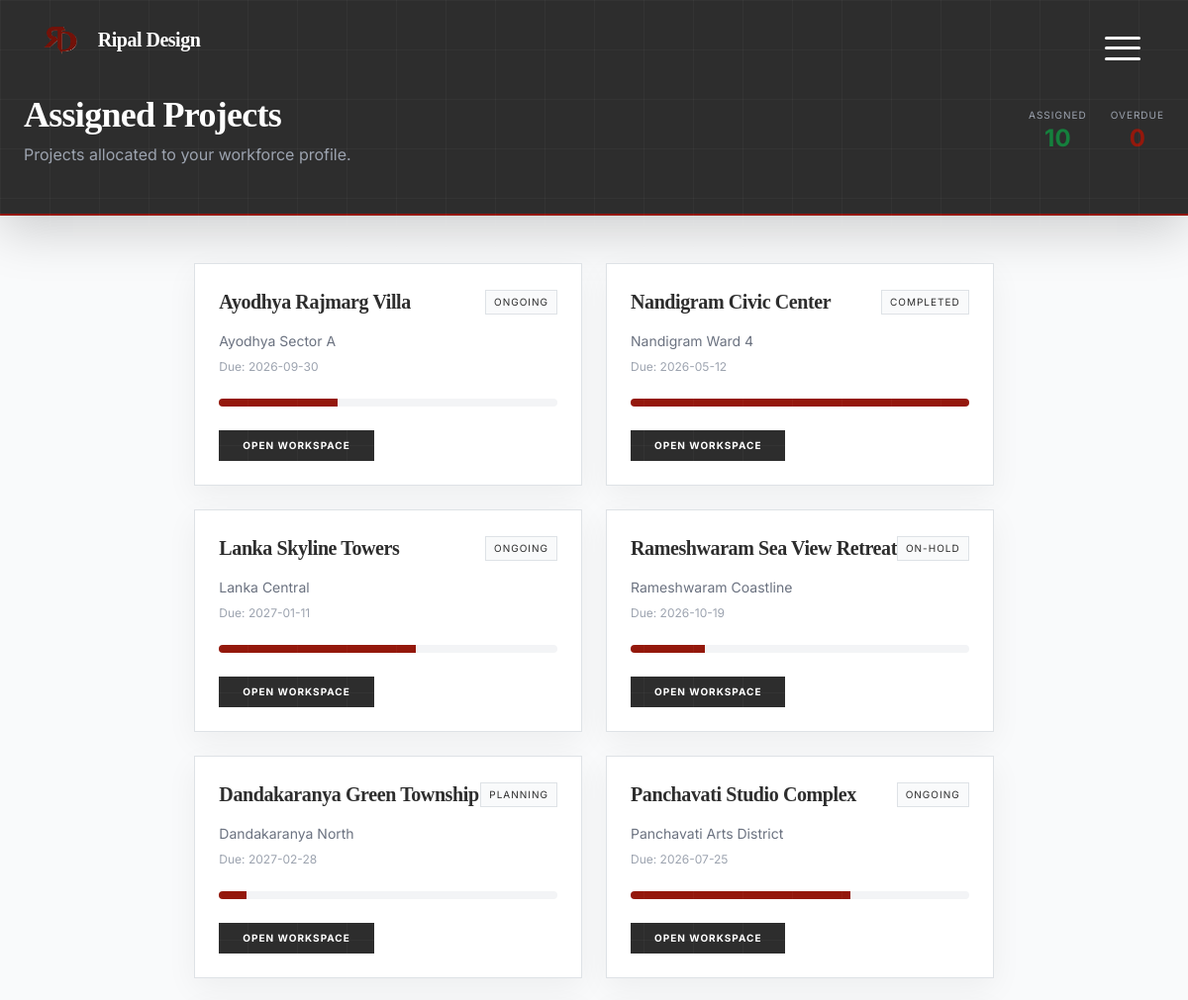
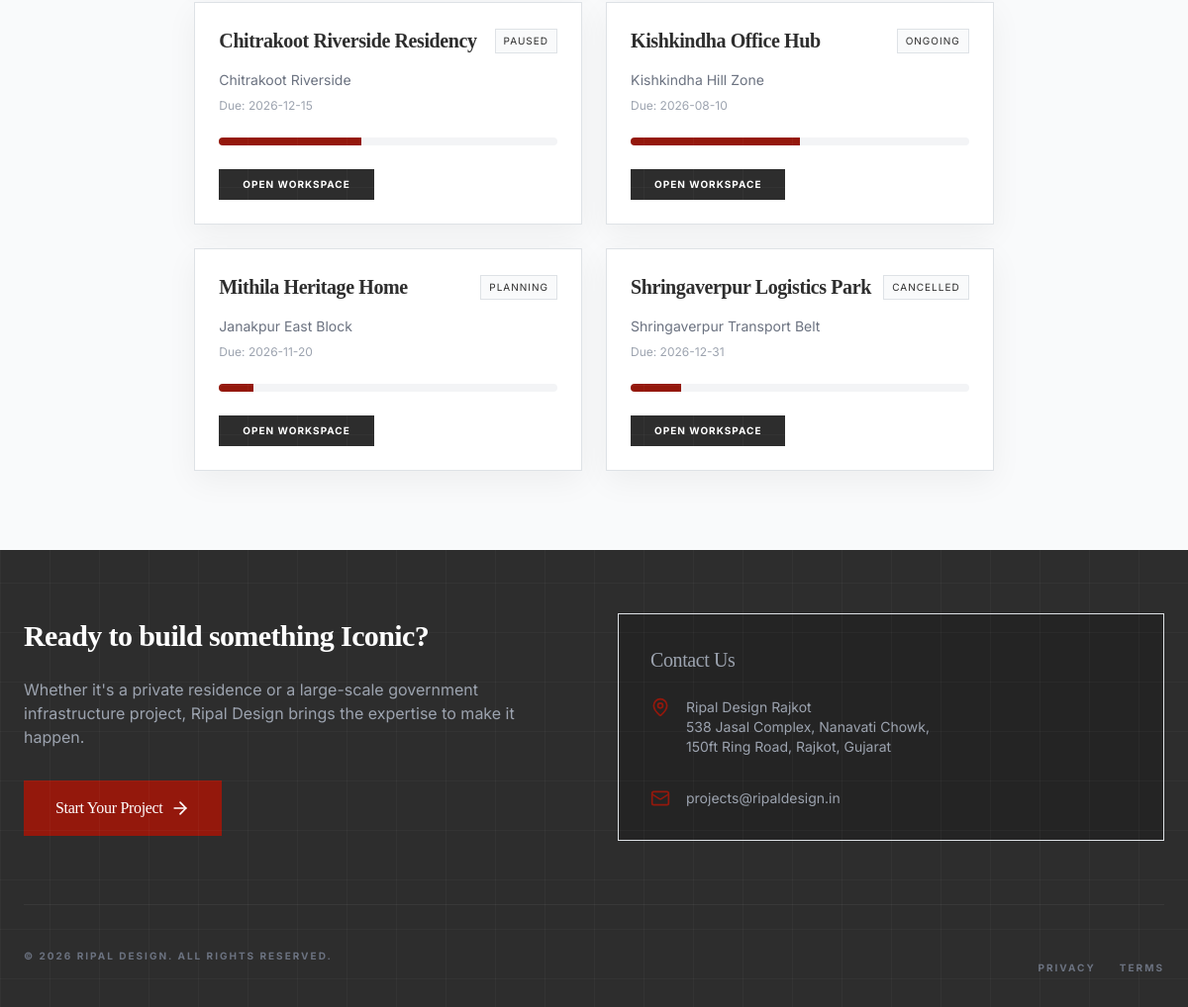
The app's page /worker/assigned_projects.php (signed in) with its own data (2 pictures, top to bottom).
### tables this page shows
CREATE TABLE IF NOT EXISTS projects (
  id INT AUTO_INCREMENT PRIMARY KEY,
  name VARCHAR(255) NOT NULL,
  status ENUM('planning','ongoing','paused','completed','on-hold','cancelled') DEFAULT 'ongoing',
  budget DECIMAL(15,2) DEFAULT NULL,
  progress INT DEFAULT 0,
  due DATE DEFAULT NULL,
  location TEXT DEFAULT NULL,
  site_location VARCHAR(255) DEFAULT NULL,
  address TEXT DEFAULT NULL,
  owner_name VARCHAR(255) DEFAULT NULL,
  owner_contact VARCHAR(50) DEFAULT NULL,
  owner_email VARCHAR(255) DEFAULT NULL,
  worker_name VARCHAR(255) DEFAULT NULL,
  project_type VARCHAR(100) DEFAULT NULL,
  client_id INT DEFAULT NULL,
  created_by INT DEFAULT NULL,
  latitude DECIMAL(10,7) DEFAULT NULL,
  longitude DECIMAL(10,7) DEFAULT NULL,
  created_at TIMESTAMP NOT NULL DEFAULT CURRENT_TIMESTAMP,
  updated_at TIMESTAMP NULL DEFAULT NULL ON UPDATE CURRENT_TIMESTAMP,
  FOREIGN KEY (client_id) REFERENCES users(id) ON DELETE SET NULL,
  FOREIGN KEY (created_by) REFERENCES users(id) ON DELETE SET NULL,
  INDEX idx_projects_status (status),
  INDEX idx_projects_client (client_id)
);

### includes/util.php (called while the page is built, shortened)
<?php
if (!function_exists('db_query')) {
    function db_query($sql, $params = []) {
        global $pdo;
        try {
            $stmt = $pdo->prepare($sql);
            $stmt->execute($params);
            return $stmt;
        } catch (PDOException $e) {
            error_log('Database query error: ' . $e->getMessage());
            return false;
        }
    }
}
if (!function_exists('db_fetch_all')) {
    function db_fetch_all($sql, $params = []) {
        $stmt = db_query($sql, $params);
        return $stmt ? $stmt->fetchAll() : [];
    }
}
?>

### worker/assigned_projects.php (the view, shortened to what this page needs)
<?php
$userId = (int)($_SESSION['user_id'] ?? 0);
$projects = [];
if (db_connected()) {
    if ($userId > 0) {
        $projects = db_fetch_all("SELECT p.id, p.name, p.status, COALESCE(p.progress,0) AS progress, p.due, COALESCE(p.location,'') AS location
            FROM project_assignments pa
            JOIN projects p ON p.id = pa.project_id
            WHERE pa.worker_id = ?
            ORDER BY pa.assigned_at DESC", [$userId]);
    }
    if (empty($projects)) {
        $projects = db_fetch_all("SELECT p.id, p.name, p.status, COALESCE(p.progress,0) AS progress, p.due, COALESCE(p.location,'') AS location
            FROM project_assignments pa
            JOIN projects p ON p.id = pa.project_id
            ORDER BY pa.assigned_at DESC LIMIT 50");
    }
}
$assignedCount = count($projects);
$overdueCount = 0;
?>
<!DOCTYPE html>
<html lang="en" class="bg-canvas-white">
<head>
  <?php $HEADER_MODE = 'dashboard'; require_once __DIR__ . '/../Common/header.php'; ?>
</head>
<body class="bg-canvas-white font-sans text-foundation-grey min-h-screen">
  <div class="min-h-screen flex flex-col">
    <header class="bg-foundation-grey text-white pt-24 pb-12 px-4 shadow-lg mb-12 border-b-2 border-rajkot-rust">
      <div class="max-w-7xl mx-auto flex flex-col md:flex-row md:items-center md:justify-between gap-6">
        <div>
          <h1 class="text-4xl font-serif font-bold">Assigned Projects</h1>
          <p class="text-gray-400 mt-2">Projects allocated to your workforce profile.</p>
        </div>
        <div class="flex gap-6">
          <div class="text-center">
            <p class="text-[10px] uppercase tracking-widest text-gray-400">Assigned</p>
            <p class="text-2xl font-bold text-approval-green"><?php echo $assignedCount; ?></p>
          </div>
          <div class="text-center">
            <p class="text-[10px] uppercase tracking-widest text-gray-400">Overdue</p>
            <p class="text-2xl font-bold text-rajkot-rust"><?php echo $overdueCount; ?></p>
          </div>
        </div>
      </div>
    </header>
    <main class="flex-grow max-w-7xl mx-auto px-4 sm:px-6 lg:px-8 pb-20">
      <?php if (empty($projects)): ?>
      <div class="bg-white border border-gray-100 shadow-premium p-10 text-center text-gray-500">
        No assigned projects found in database.
      </div>
      <?php else: ?>
      <div class="grid grid-cols-1 md:grid-cols-2 gap-6">
        <?php foreach ($projects as $p): ?>
        <div class="bg-white border border-gray-100 shadow-premium p-6">
          <div class="flex items-center justify-between mb-3">
            <h3 class="text-xl font-serif font-bold"><?php echo htmlspecialchars((string)$p['name']); ?></h3>
            <span class="text-[10px] uppercase tracking-widest px-2 py-1 bg-gray-50 border border-gray-100"><?php echo htmlspecialchars((string)$p['status']); ?></span>
          </div>
          <p class="text-sm text-gray-500 mb-2"><?php echo htmlspecialchars((string)($p['location'] ?: 'Location not set')); ?></p>
          <p class="text-xs text-gray-400 mb-4">Due: <?php echo !empty($p['due']) ? htmlspecialchars((string)$p['due']) : 'N/A'; ?></p>
          <div class="w-full bg-gray-100 h-2 rounded-full overflow-hidden mb-4">
            <div class="bg-rajkot-rust h-full" style="width: <?php echo (int)$p['progress']; ?>%"></div>
          </div>
          <a href="project_details.php?id=<?php echo (int)$p['id']; ?>" class="inline-flex items-center justify-center bg-foundation-grey hover:bg-rajkot-rust text-white px-4 py-2 text-[10px] font-bold uppercase tracking-widest transition-all no-underline">Open Workspace</a>
        </div>
        <?php endforeach; ?>
      </div>
      <?php endif; ?>
    </main>
    <?php require_once __DIR__ . '/../Common/footer.php'; ?>
  </div>
</body>
</html>

### public/css/index.css (style rules this page uses)
html, body { overflow-x: hidden !important; width: 100%; max-width: 100%; }
*, *::before, *::after { box-sizing: border-box; }
body { background: #0a0a0a; color: #fff; font-family: 'Inter', system-ui, -apple-system, 'Segoe UI', Roboto, 'Helvetica Neue', Arial; scrollbar-width: none; -ms-overflow-style: none; }
h1, h2, h3, .logo-font { font-family: 'Cormorant Garamond', serif; }
:root { --primary: #731209; --primary-light: #94180C; --bg-dark: #0a0a0a; --bg-panel: #121212; --text-muted: rgba(255, 255, 255, 0.6); --blueprint-grid: rgba(255, 255, 255, 0.03); }
body { background-color: var(--bg-dark); color: #fff; font-family: 'Inter', sans-serif; line-height: 1.6; -webkit-font-smoothing: antialiased; overflow-x: hidden; margin: 0; }
body::before { content: ""; position: fixed; top: 0; left: 0; width: 100%; height: 100%; background-image: linear-gradient(var(--blueprint-grid) 1px, transparent 1px), linear-gradient(90deg, var(--blueprint-grid) 1px, transparent 1px); background-size: 50px 50px; pointer-events: none; z-index: 1; }
h1, h2, h3, .font-serif { font-family: 'Cormorant Garamond', serif; font-weight: 300; letter-spacing: -0.02em; }

### Common/header.css (style rules this page uses)
:root { --alt-overlay-bg: rgba(148, 24, 12, 0.96); --alt-text: #fff; }
html, body { overflow-x: hidden; }

### Common/admin-responsive.css (style rules this page uses)
:root { --admin-header-mobile-padding-top: 4rem; }

### records on screen
projects: name "Ayodhya Rajmarg Villa", status "ONGOING", location "Ayodhya Sector A", due "2026-09-30", $p['progress'] 35 (drawn)
projects: name "Nandigram Civic Center", status "COMPLETED", location "Nandigram Ward 4", due "2026-05-12", $p['progress'] 100 (drawn)
projects: name "Lanka Skyline Towers", status "ONGOING", location "Lanka Central", due "2027-01-11", $p['progress'] 58 (drawn)
projects: name "Rameshwaram Sea View Retreat", status "ON-HOLD", location "Rameshwaram Coastline", due "2026-10-19", $p['progress'] 22 (drawn)
projects: name "Dandakaranya Green Township", status "PLANNING", location "Dandakaranya North", due "2027-02-28", $p['progress'] 8 (drawn)
projects: name "Panchavati Studio Complex", status "ONGOING", location "Panchavati Arts District", due "2026-07-25", $p['progress'] 65 (drawn)
projects: name "Chitrakoot Riverside Residency", status "PAUSED", location "Chitrakoot Riverside", due "2026-12-15", $p['progress'] 42 (drawn)
projects: name "Kishkindha Office Hub", status "ONGOING", location "Kishkindha Hill Zone", due "2026-08-10", $p['progress'] 50 (drawn)
projects: name "Mithila Heritage Home", status "PLANNING", location "Janakpur East Block", due "2026-11-20", $p['progress'] 10 (drawn)
projects: name "Shringaverpur Logistics Park", status "CANCELLED", location "Shringaverpur Transport Belt", due "2026-12-31", $p['progress'] 15 (drawn)

### other values on screen
$headerText('brand_name', 'Ripal Design') "Ripal Design"
$assignedCount "10"
$overdueCount "0"
$footerText('cta_heading', 'Ready to build something Iconic?') "Ready to build something Iconic?"
$footerText('cta_button', 'Start Your Project') "Start Your Project"
$footerText('contact_heading', 'Contact Us') "Contact Us"
preg_replace('#<script[^>]*>.*?</script>#is', '', $value) "Ripal Design Rajkot 538 Jasal Complex, Nanavati Chowk, 150ft Ring Road, Rajkot, Gujarat"
$footerText('email', 'projects@ripaldesign.in') "projects@ripaldesign.in"
$footerText('copyright_brand', 'Ripal Design') "RIPAL DESIGN"
$footerText('copyright_suffix', 'All rights reserved.') "ALL RIGHTS RESERVED."
$footerText('privacy_label', 'Privacy') "PRIVACY"
$footerText('terms_label', 'Terms') "TERMS"
